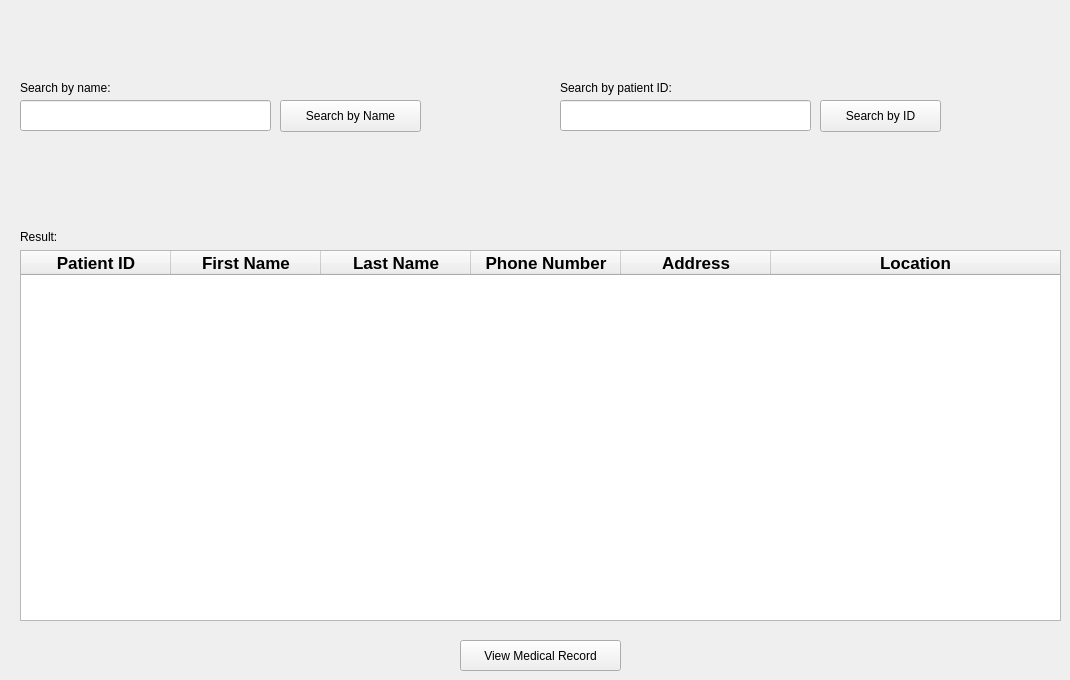
    <widget class="QWidget" name="manage_patient_page">
     <widget class="QLabel" name="label_12">
      <property name="geometry">
       <rect>
        <x>20</x>
        <y>80</y>
        <width>221</width>
        <height>16</height>
       </rect>
      </property>
      <property name="text">
       <string>Search by name:</string>
      </property>
     </widget>
     <widget class="QLineEdit" name="input_name">
      <property name="geometry">
       <rect>
        <x>20</x>
        <y>100</y>
        <width>251</width>
        <height>31</height>
       </rect>
      </property>
     </widget>
     <widget class="QPushButton" name="search_name_button">
      <property name="geometry">
       <rect>
        <x>280</x>
        <y>100</y>
        <width>141</width>
        <height>32</height>
       </rect>
      </property>
      <property name="text">
       <string>Search by Name</string>
      </property>
     </widget>
     <widget class="QTableWidget" name="result_table">
      <property name="geometry">
       <rect>
        <x>20</x>
        <y>250</y>
        <width>1041</width>
        <height>371</height>
       </rect>
      </property>
      <property name="sizeAdjustPolicy">
       <enum>QAbstractScrollArea::AdjustToContents</enum>
      </property>
      <property name="dragEnabled">
       <bool>false</bool>
      </property>
      <property name="alternatingRowColors">
       <bool>false</bool>
      </property>
      <property name="selectionBehavior">
       <enum>QAbstractItemView::SelectRows</enum>
      </property>
      <attribute name="horizontalHeaderCascadingSectionResizes">
       <bool>true</bool>
      </attribute>
      <attribute name="horizontalHeaderDefaultSectionSize">
       <number>150</number>
      </attribute>
      <attribute name="horizontalHeaderHighlightSections">
       <bool>false</bool>
      </attribute>
      <attribute name="horizontalHeaderStretchLastSection">
       <bool>true</bool>
      </attribute>
      <column>
       <property name="text">
        <string>Patient ID</string>
       </property>
       <property name="font">
        <font>
         <pointsize>13</pointsize>
         <weight>75</weight>
         <bold>true</bold>
        </font>
       </property>
      </column>
      <column>
       <property name="text">
        <string>First Name</string>
       </property>
       <property name="font">
        <font>
         <pointsize>13</pointsize>
         <weight>75</weight>
         <bold>true</bold>
        </font>
       </property>
      </column>
      <column>
       <property name="text">
        <string>Last Name</string>
       </property>
       <property name="font">
        <font>
         <pointsize>13</pointsize>
         <weight>75</weight>
         <bold>true</bold>
        </font>
       </property>
      </column>
      <column>
       <property name="text">
        <string>Phone Number</string>
       </property>
       <property name="font">
        <font>
         <pointsize>13</pointsize>
         <weight>75</weight>
         <bold>true</bold>
        </font>
       </property>
      </column>
      <column>
       <property name="text">
        <string>Address</string>
       </property>
       <property name="font">
        <font>
         <pointsize>13</pointsize>
         <weight>75</weight>
         <bold>true</bold>
        </font>
       </property>
      </column>
      <column>
       <property name="text">
        <string>Location</string>
       </property>
       <property name="font">
        <font>
         <pointsize>13</pointsize>
         <weight>75</weight>
         <bold>true</bold>
        </font>
       </property>
      </column>
     </widget>
     <widget class="QLabel" name="label_23">
      <property name="geometry">
       <rect>
        <x>20</x>
        <y>229</y>
        <width>171</width>
        <height>16</height>
       </rect>
      </property>
      <property name="text">
       <string>Result:</string>
      </property>
     </widget>
     <widget class="QPushButton" name="view_record_button">
      <property name="geometry">
       <rect>
        <x>460</x>
        <y>640</y>
        <width>161</width>
        <height>31</height>
       </rect>
      </property>
      <property name="text">
       <string>View Medical Record</string>
      </property>
     </widget>
     <widget class="QLabel" name="label_24">
      <property name="geometry">
       <rect>
        <x>560</x>
        <y>80</y>
        <width>231</width>
        <height>16</height>
       </rect>
      </property>
      <property name="text">
       <string>Search by patient ID:</string>
      </property>
     </widget>
     <widget class="QLineEdit" name="input_patient_id">
      <property name="geometry">
       <rect>
        <x>560</x>
        <y>100</y>
        <width>251</width>
        <height>31</height>
       </rect>
      </property>
     </widget>
     <widget class="QPushButton" name="search_id_button">
      <property name="geometry">
       <rect>
        <x>820</x>
        <y>100</y>
        <width>121</width>
        <height>32</height>
       </rect>
      </property>
      <property name="text">
       <string>Search by ID</string>
      </property>
     </widget>
    </widget>
